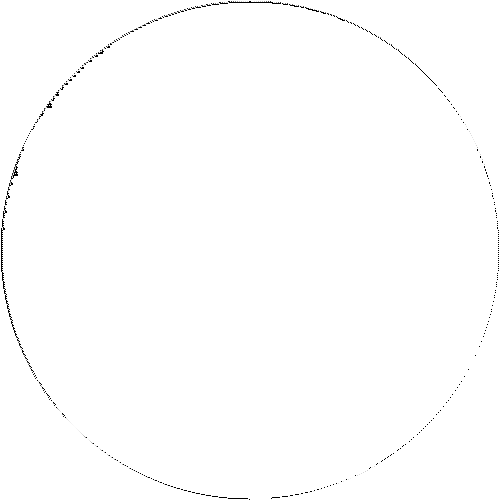
Frame 1 (no input)
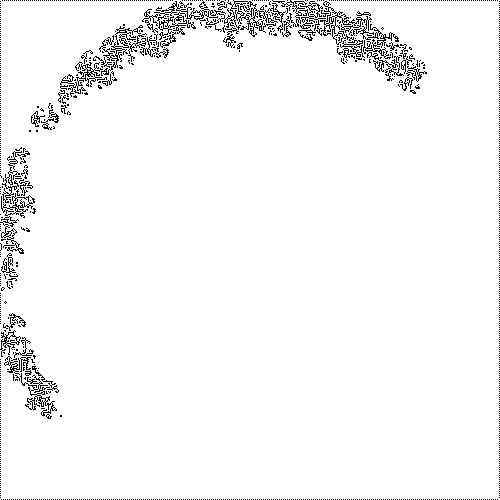
Frame 60 (the mouse pressed at the canvas centre just before this capture)
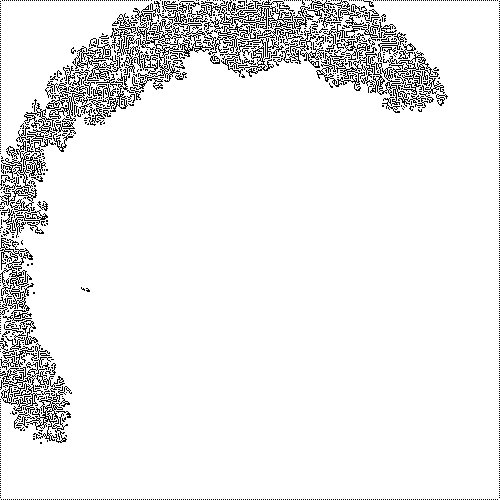
Frame 120 (the mouse held since frame 60 and released just before this capture)

The Processing sketch that drew these frames (run headless with seeded random() and noise(); from frame 60 on, the mouse is pressed at the canvas centre):

// Processing sketch: MazeGrowth
// ── MazeGrowth.pde
int x, y,t,a,b,o=color(1),p=-1,m=71501,s;void setup(){size(500,500);}void draw(){if(m>71500){s=o;o=p;p=s;circle(250,250,500);}m=x=0;for(;x<500;x++)for(y=0;y<500;y++){t=0;for(a=x-1;a<x+2;a++)for(b=y-1;b<y+2;b++)t+=get(a,b)==o?0:1;t=t==3?p:t!=4?o:0;if(t<0)set(x,y,t);else m++;}}
